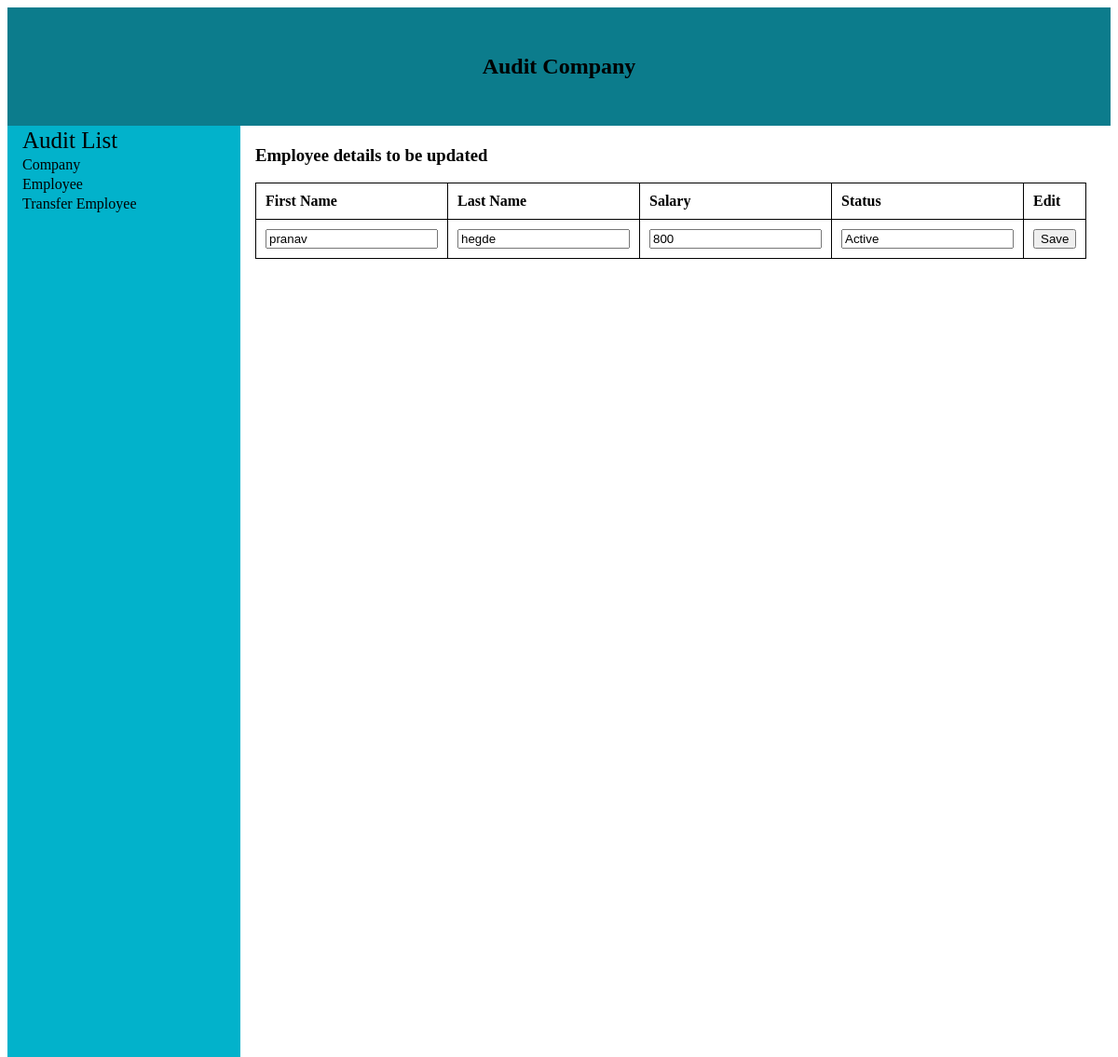
Page /cmpdetails/2/2/emp_update on the committed database.
### cmpdetails/models.py (models this page shows)
class Employee(models.Model):
    emp_id = models.AutoField(primary_key=True)
    comp_id = models.ForeignKey(Company, on_delete=models.CASCADE)
    first_name = models.CharField(max_length=25)
    last_name = models.CharField(max_length=25)
    salary = models.IntegerField(default=0)
    status = models.CharField(max_length=10)

### cmpdetails/views.py (the view)
# urls.py: path('<int:comp_id>/<int:emp_id>/emp_update',views.emp_update, name='emp_update'),
def emp_update(request, comp_id, emp_id):
    emp_list= Employee.objects.get(emp_id=emp_id)
    context= {'emp_list':emp_list,}
    return render(request, 'cmpdetails/emp_update.html', context)

### cmpdetails/templates/cmpdetails/emp_update.html (shortened to what this page needs)
<!DOCTYPE html>
<html lang="en">
<head>
</head>
<body>
<div class="head_block" >
    <h2> Audit Company</h2>
</div>
<div class="left_block">
<span> Audit List</span>
    <a href="/cmpdetails/cmp_details" class="left_nav"> Company</a>
    <a href="/cmpdetails/cmp_details" class="left_nav"> Employee</a>
    <a href="#" class="left_nav">Transfer Employee</a>
</div>
<div class="content">
    <h3> Employee details to be updated </h3>
    <form action ="{% url 'cmpdetails:emp_update_save' emp_list.emp_id %}" method="post">
        <table>
            <tr>
                <th>First Name</th>
                <th>Last Name</th>
                <th>Salary</th>
                <th>Status</th>
                <th>Edit</th>
            </tr>
            <tr>
                <td><input type="text" name="emp_fname" id="emp_fname" value="{{emp_list.first_name}}"></td>
                <td><input type="text" name="emp_lname" id="emp_lname" value="{{emp_list.last_name}}"></td>
                <td><input type="text" name="emp_sal" id="emp_sal" value="{{emp_list.salary}}"></td>
                <td><input type="text" name="emp_status" id="emp_status" value="{{emp_list.status}}"></td>
                <td><input type="submit" name="Save" id="emp_save" value="Save" ></td>
            </tr>
        </table>
    </form>
</div>
</body>
</html>

### cmpdetails/templates/cmpdetails/emp_update.html (style rules this page uses)
* { box-sizing: border-box; }
div.head_block { background-color :#0C7C8C; text-align : center; color :Black; padding: 30px }
div.left_block { background-color :#02B2CB; text-align: left; float: left; height :1000px; width : 250px }
span { padding : 2px 1px 1px 16px; display : block; font-size: 25px; }
a.left_nav { font-side:20px; display: block; padding : 2px 1px 1px 16px; text-decoration:None; color: black; }
div.content { padding:2px 1px 1px 16px; float : left; }
table { border-collapse:collapse; width: 500px }
th , td { border: 1px solid Black; text-align:left; padding:10px; }

### rows in the picture
Employee: emp_fname "pranav", emp_lname "hegde", emp_sal "800", emp_status "Active"
